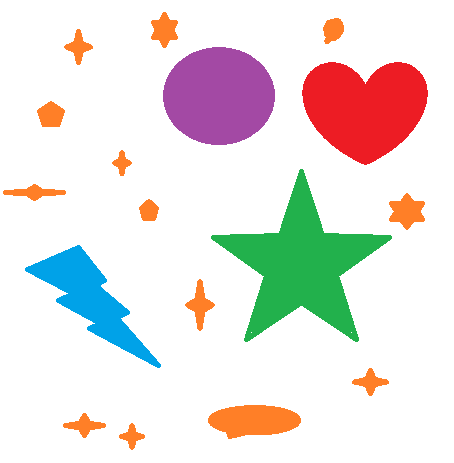
#> input picture OpenCV 04일차/실습/img/img16.png, 454 x 463 px
$ python opencv_47.py
#> lines starting #> are read from the running program, lines starting #| are printed output that depends on the picture; after the words box and inside, x2 and y2 are one past the last pixel; in counts of white or black regions, pixels touching at a corner belong together
# 객체의 외곽을 구성하는 사각형 그리기
import cv2
import numpy as np

img_src = cv2.imread('img/img16.png', cv2.IMREAD_COLOR)
#> img_src is the input picture: shape (463, 454, 3); mean B, G, R 223, 226.1, 232
img_src1 = cv2.imread('img/img16.png', cv2.IMREAD_COLOR)
img_src2 = cv2.imread('img/img16.png', cv2.IMREAD_COLOR)

img_gray = cv2.cvtColor(img_src, cv2.COLOR_BGR2GRAY)
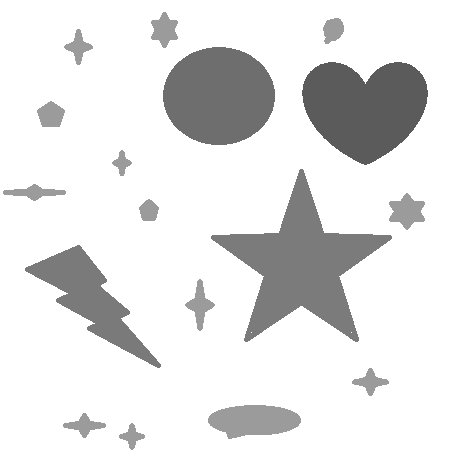
#> img_gray: shape (463, 454); min 91, max 255, mean 227.5
img_grays = cv2.cvtColor(img_gray, cv2.COLOR_GRAY2BGR)

my_color = (0, 255, 0)
text_color  = (255, 0, 0)
thickness = 2

ret, img_binary = cv2.threshold(img_gray, 150, 255, cv2.THRESH_BINARY_INV)
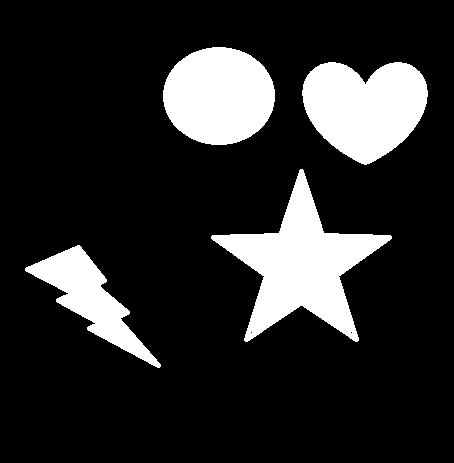
#> img_binary: shape (463, 454); 16.5% white; 4 white regions, box (x1, y1, x2, y2) and area: (211, 169, 392, 342) 11653, (302, 62, 428, 165) 9323, (163, 47, 275, 145) 8615, (25, 245, 161, 368) 5093
mask = cv2.merge((img_binary, img_binary, img_binary))
#> mask: shape (463, 454, 3); 16.5% white; 4 white regions

# 검출하려고 하는 도형의 외곽선 검출 : findContours()함수 사용
# cv2.findContours(이진화 이미지, 검색 방법, 근사화 방법)

# * 검색 방법
# cv2.RETR_EXTERNAL : 외곽 윤곽선만 검출하며, 계층 구조를 구성하지 않습니다.
# cv2.RETR_LIST : 모든 윤곽선을 검출하며, 계층 구조를 구성하지 않습니다.
# cv2.RETR_CCOMP : 모든 윤곽선을 검출하며, 계층 구조는 2단계로 구성합니다.
# cv2.RETR_TREE : 모든 윤곽선을 검출하며, 계층 구조를 모두 형성합니다. (Tree 구조)

# * 근사화 방법
# cv2.CHAIN_APPROX_NONE : 윤곽점들의 모든 점을 반환합니다.
# cv2.CHAIN_APPROX_SIMPLE : 윤곽점들 단순화 수평, 수직 및 대각선 요소를 압축하고 끝점만 남겨 둡니다.
# cv2.CHAIN_APPROX_TC89_L1 : 프리먼 체인 코드에서의 윤곽선으로 적용합니다.
# cv2.CHAIN_APPROX_TC89_KCOS : 프리먼 체인 코드에서의 윤곽선으로 적용합니다.

contours, hierarchy = cv2.findContours(img_binary, cv2.RETR_LIST, cv2.CHAIN_APPROX_NONE)
#> contours = 6 contours, 2 with area under 20; largest, box (x1, y1, x2, y2) and area: (211, 169, 392, 342) 11346, (302, 62, 428, 165) 9157, (163, 47, 275, 145) 8466, (25, 245, 161, 368) 4909

# cv2.drawContours()을 이용하여 검출된 윤곽선을 그립니다.
# cv2.drawContours(이미지, [윤곽선], 윤곽선 인덱스, (B, G, R), 두께, 선형 타입)을 의미합니다.
# 윤곽선은 검출된 윤곽선들이 저장된 Numpy 배열입니다.
# 윤곽선 인덱스는 검출된 윤곽선 배열에서 몇 번째 인덱스의 윤곽선을 그릴지를 의미합니다.
# Tip : 윤곽선 인덱스를 0으로 사용할 경우 0 번째 인덱스의 윤곽선을 그리게 됩니다. 하지만, 윤곽선 인수를 대괄호로 다시 묶을 경우, 0 번째 인덱스가 최댓값인 배열로 변경됩니다.
# Tip : 동일한 방식으로 [윤곽선], 0과 윤곽선, -1은 동일한 의미를 갖습니다. (-1은 윤곽선 배열 모두를 의미)

for i, contour in enumerate(contours):

   # contourArea()함수로 객체의 면적을 구하고 면적기준으로 임계값보다
   # 외곽선이 감싸는 영역의 면적을 반환합니다.
   area = cv2.contourArea(contour)

   # 큰 객체만 외곽선을 그리고 면적정보를 표시한다.
   if area > 10:
       cv2.drawContours(img_src1, contours, i, my_color, thickness)

       # 모멘트 그리기(무게중심)
       mu = cv2.moments(contour)
       cx = int(mu['m10'] / (mu['m00'] + 1e-5))
       cy = int(mu['m01'] / (mu['m00'] + 1e-5))

       cv2.circle(img_src1, (cx, cy), 5, (0, 255, 255), -1)
       cv2.putText(img_src1, f'{i}: {int(area)}', (cx-50, cy-20), cv2.FONT_HERSHEY_COMPLEX, 0.8, text_color, 1)

       # 객체의 외각에 사각형 그리기
       # 방법 1 : boundingRect(회전 고려 않함)
       x, y, w, h = cv2.boundingRect(contour)
       cv2.rectangle(img_src1,  (x, y), (x+w, y+h), (255, 255, 0), 1)

       # 방법 2 : minAreaRect() 사용
       # 물체의 회전을 고려해서 경계 사각형 그림
       # boundingRect와 마찬가지로 2차원 포인터 집합을 입력으로 받는다. 이 함수는 입력받은 2차원 포인터 집합을 바탕으로 입력받은 포인터들을 모두 포함하면서 최소한의 영역을 차지하는 직사각형을 찾는다.
       # 이때 직사각형은 boundingRect 함수처럼 곧게 서있을 수도, 회전할 수도 있다. 좌상단의 x좌표, y좌표, 가로와 세로의 폭, 기울어진 각도 순으로 반환한다. 해당 반환값은 RotatedRect의 객체이다.
       rect = cv2.minAreaRect(contour)

       # boxPoints 함수는 회전된 직사각형의 4개의 꼭짓점을 찾는 함수로 회전된 직사각형을 그릴 때 유용하다.
       box = cv2.boxPoints(rect)
       box = np.int0(box)
       cv2.drawContours(img_src2, [box], 0, (255, 0, 255), 1)

       cv2.circle(img_src2, (cx, cy), 5, (0, 255, 255), -1)
       cv2.putText(img_src2, f'{i}: {int(area)}', (cx-50, cy-20), cv2.FONT_HERSHEY_COMPLEX, 0.8, text_color, 1)

       cont = cv2.hconcat([img_src, img_grays, mask, img_src1, img_src2])

       cv2.imshow('img', cont)

       cv2.waitKey(0)
#> this loop made 6 passes
#> (area, cx, cy, x, y, w, h, rect) on passes 3 to 6: (4909, 89, 298, 25, 245, 136, 123, ((102, 307.5), (55.86, 164.8), -45)), (11346, 301, 265, 211, 169, 181, 173, ((305.6, 272.2), (180, 171.8), -36.87)), (9157, 364, 107, 302, 62, 126, 103, ((364.5, 113), (102, 125), -90)), (8466, 218, 95, 163, 47, 112, 98, ((218.5, 95.5), (97, 111), -90))
#> pass 3, `cont = cv2.hconcat([img_src, img_grays, mask, img_src1, img_src2])`:
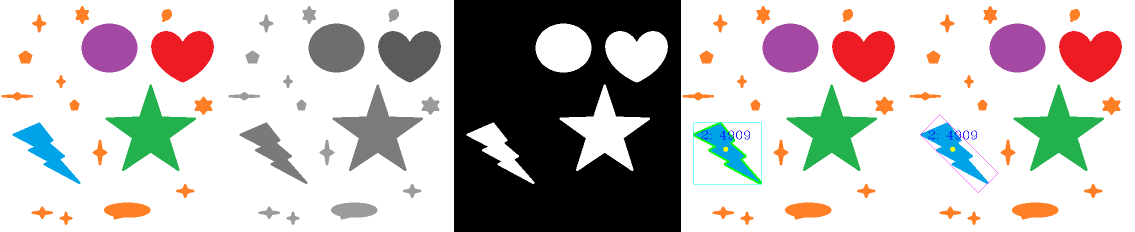
#> cont: shape (463, 2270, 3) (shown at 1/2 size); mean B, G, R 187.4, 189.5, 192.8
#> after the loop:
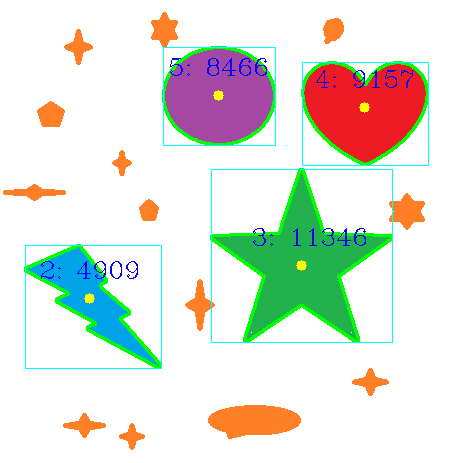
#> img_src1: shape (463, 454, 3); 4.62% of pixels changed, all inside (x1, y1, x2, y2) = (24, 46, 429, 369)
#> after the loop:
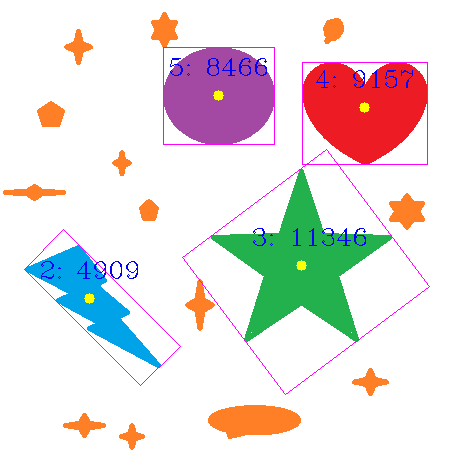
#> img_src2: shape (463, 454, 3); 1.61% of pixels changed, all inside (x1, y1, x2, y2) = (24, 47, 430, 395)

cv2.destroyAllWindows()

$ run again, with OpenCV 04일차/실습/img/img14.png copied over OpenCV 04일차/실습/img/img16.png
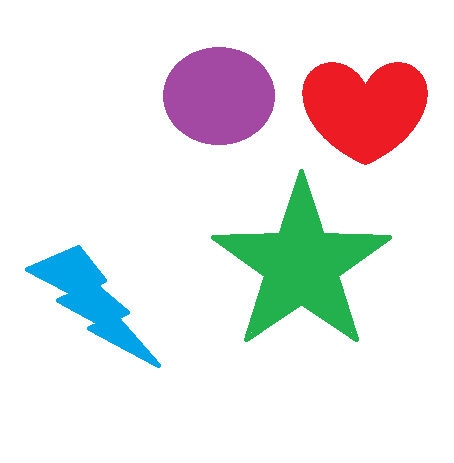
#> input picture OpenCV 04일차/실습/img/img14.png, 454 x 463 px
#> img_src is the input picture: shape (463, 454, 3); mean B, G, R 231.1, 230.9, 232
#> img_binary: shape (463, 454); 16.5% white; 4 white regions, box (x1, y1, x2, y2) and area: (211, 169, 392, 342) 11653, (302, 62, 428, 165) 9323, (163, 47, 275, 145) 8615, (25, 245, 161, 368) 5093
#> mask: shape (463, 454, 3); 16.5% white; 4 white regions
#> contours = 6 contours, 2 with area under 20; largest, box (x1, y1, x2, y2) and area: (211, 169, 392, 342) 11346, (302, 62, 428, 165) 9157, (163, 47, 275, 145) 8466, (25, 245, 161, 368) 4909
#> the loop `for i, contour in enumerate(contours):` made 6 passes
#> (area, cx, cy, x, y, w, h, rect) on passes 3 to 6: (4909, 89, 298, 25, 245, 136, 123, ((102, 307.5), (55.86, 164.8), -45)), (11346, 301, 265, 211, 169, 181, 173, ((305.6, 272.2), (180, 171.8), -36.87)), (9157, 364, 107, 302, 62, 126, 103, ((364.5, 113), (102, 125), -90)), (8466, 218, 95, 163, 47, 112, 98, ((218.5, 95.5), (97, 111), -90))
#> after the loop `for i, contour in enumerate(contours):`:
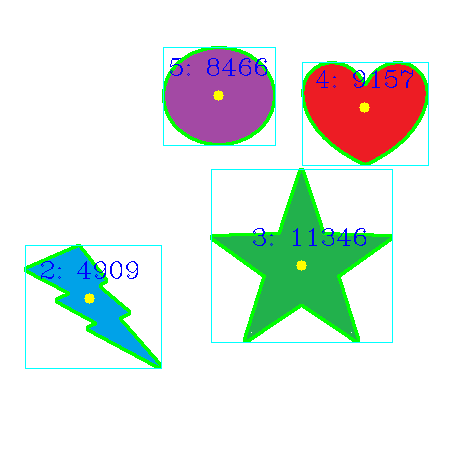
#> img_src1: shape (463, 454, 3); 4.62% of pixels changed, all inside (x1, y1, x2, y2) = (24, 46, 429, 369)
#> after the loop `for i, contour in enumerate(contours):`:
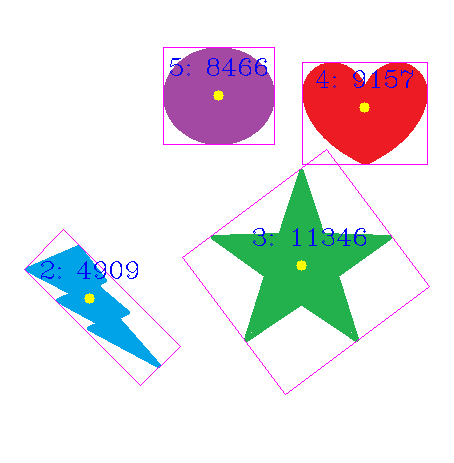
#> img_src2: shape (463, 454, 3); 1.61% of pixels changed, all inside (x1, y1, x2, y2) = (24, 47, 430, 395)

$ run again, with OpenCV 04일차/실습/img/img15.png copied over OpenCV 04일차/실습/img/img16.png
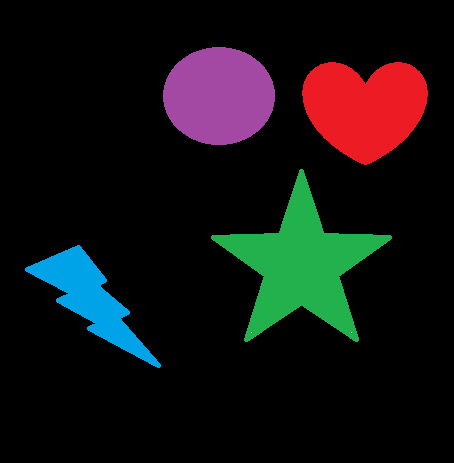
#> input picture OpenCV 04일차/실습/img/img15.png, 454 x 463 px
#> img_src is the input picture: shape (463, 454, 3); mean B, G, R 18.2, 18, 19.1
#> `ret, img_binary = cv2.threshold(img_gray, 150, 255, cv2.THRESH_BINARY_..`:
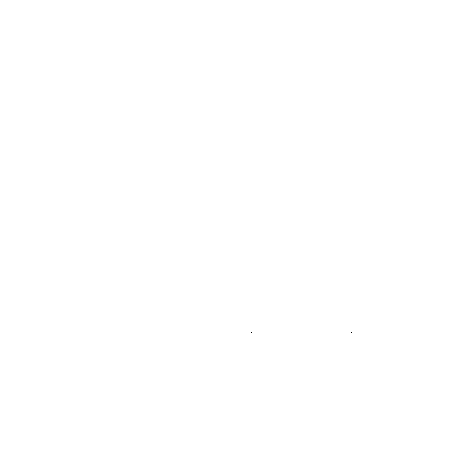
#> img_binary: shape (463, 454); 100% white; black in thin lines or dots, all inside (x1, y1, x2, y2) = (251, 332, 352, 333)
#> contours = 3 contours, 2 with area under 20; largest, box (x1, y1, x2, y2) and area: (0, 0, 454, 463) 209286
#> the loop `for i, contour in enumerate(contours):` made 3 passes
#> (area, cx, cy, x, y, w, h, rect) on pass 3: (209286, 226, 230, 0, 0, 454, 463, ((226.5, 231), (462, 453), -90))
#> after the loop `for i, contour in enumerate(contours):`:
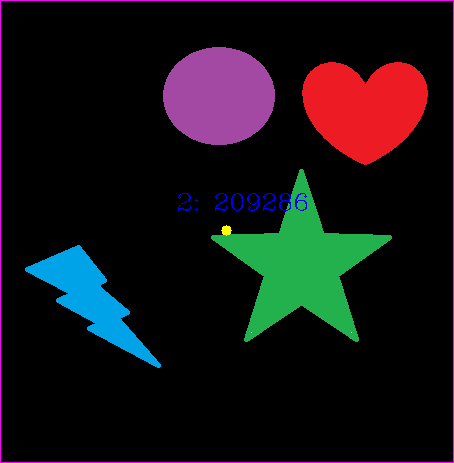
#> img_src2: shape (463, 454, 3); 1.13% of pixels changed, all inside (x1, y1, x2, y2) = (0, 0, 454, 463)

$ run again, with OpenCV 04일차/실습/img/img17.png copied over OpenCV 04일차/실습/img/img16.png
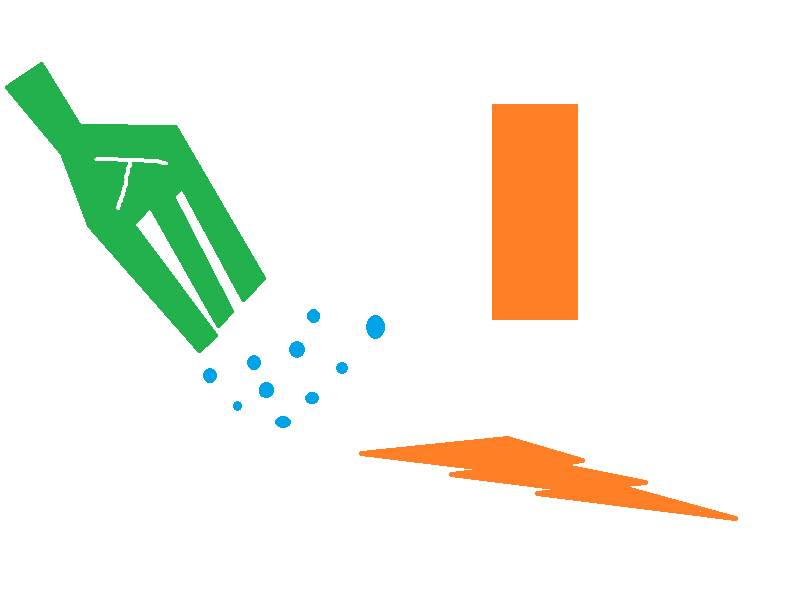
#> input picture OpenCV 04일차/실습/img/img17.png, 800 x 600 px
#> img_src is the input picture: shape (600, 800, 3); mean B, G, R 232.3, 242.8, 242.2
#> `ret, img_binary = cv2.threshold(img_gray, 150, 255, cv2.THRESH_BINARY_..`:
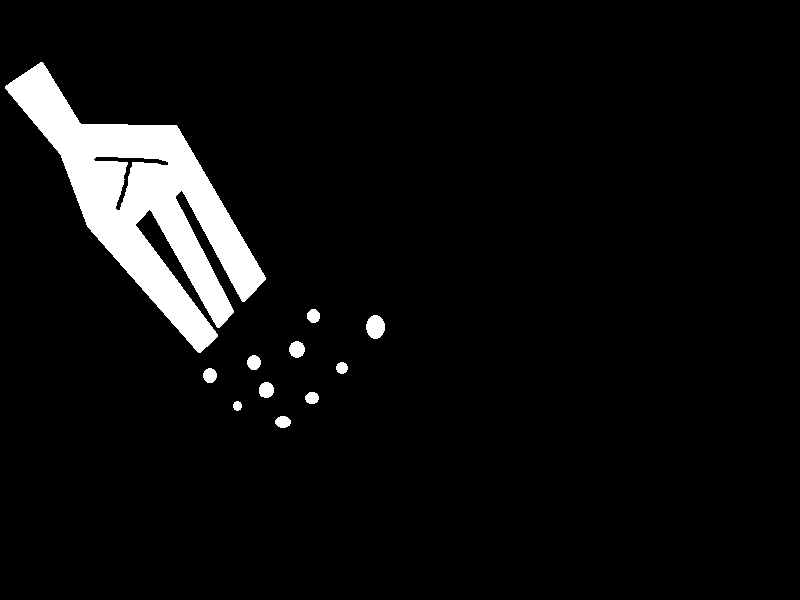
#> img_binary: shape (600, 800); 5.8% white; 11 white regions, largest, box (x1, y1, x2, y2) and area: (5, 62, 266, 353) 25932, (366, 315, 385, 339) 354, (289, 341, 305, 358) 208
#> mask: shape (600, 800, 3); 5.8% white; 11 white regions
#> contours = 12 contours; largest, box (x1, y1, x2, y2) and area: (5, 62, 266, 353) 25851, (93, 156, 169, 211) 618, (366, 315, 385, 339) 324, (289, 341, 305, 358) 184, (259, 382, 274, 398) 172
#> the loop `for i, contour in enumerate(contours):` made 12 passes
#> (area, cx, cy, x, y, w, h, rect) on passes 1 to 6: (129.5, 282, 421, 275, 416, 16, 12, ((282.5, 421.5), (11, 15), -90)), (56, 236, 405, 233, 401, 9, 10, ((237, 405.5), (9, 8), -90)), (115.5, 311, 397, 305, 392, 14, 12, ((311.5, 397.5), (11, 13), -90)), (172.5, 265, 389, 259, 382, 15, 16, ((266, 389.5), (15, 14), -90)), (144, 209, 375, 203, 368, 14, 15, ((209.5, 375), (13.44, 13.44), -45)), (95, 341, 367, 336, 362, 12, 12, ((341.5, 367.5), (11, 11), -90))
#> after the loop `for i, contour in enumerate(contours):`:
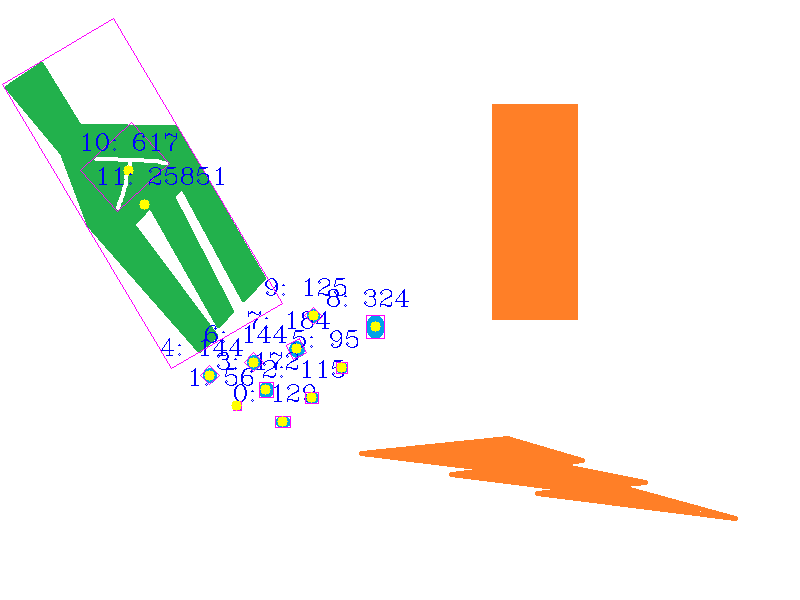
#> img_src2: shape (600, 800, 3); 1.09% of pixels changed, all inside (x1, y1, x2, y2) = (2, 18, 409, 428)
